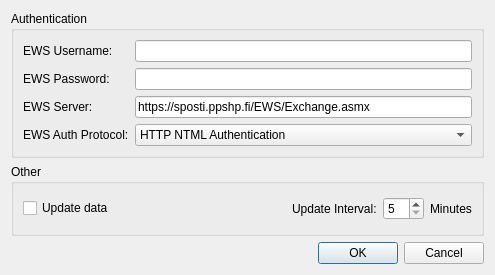
<?xml version="1.0" encoding="UTF-8"?>
<ui version="4.0">
 <class>Preferences_Window</class>
 <widget class="QDialog" name="Preferences_Window">
  <property name="geometry">
   <rect>
    <x>0</x>
    <y>0</y>
    <width>495</width>
    <height>275</height>
   </rect>
  </property>
  <property name="windowTitle">
   <string>Preferences</string>
  </property>
  <layout class="QVBoxLayout" name="verticalLayout">
   <item>
    <widget class="QGroupBox" name="groupBox">
     <property name="title">
      <string>Authentication</string>
     </property>
     <layout class="QGridLayout" name="gridLayout_2">
      <item row="1" column="0">
       <widget class="QLabel" name="lblUsername">
        <property name="text">
         <string>EWS Username:</string>
        </property>
       </widget>
      </item>
      <item row="2" column="0">
       <widget class="QLabel" name="lblPassword">
        <property name="text">
         <string>EWS Password:</string>
        </property>
       </widget>
      </item>
      <item row="2" column="1">
       <widget class="QLineEdit" name="linePassword">
        <property name="text">
         <string/>
        </property>
        <property name="echoMode">
         <enum>QLineEdit::Password</enum>
        </property>
       </widget>
      </item>
      <item row="1" column="1">
       <widget class="QLineEdit" name="lineUsername"/>
      </item>
      <item row="3" column="0">
       <widget class="QLabel" name="lblServer">
        <property name="text">
         <string>EWS Server:</string>
        </property>
       </widget>
      </item>
      <item row="3" column="1">
       <widget class="QLineEdit" name="lineServer">
        <property name="text">
         <string>https://sposti.ppshp.fi/EWS/Exchange.asmx</string>
        </property>
       </widget>
      </item>
      <item row="4" column="1">
       <widget class="QComboBox" name="comboBox">
        <item>
         <property name="text">
          <string>HTTP NTML Authentication</string>
         </property>
        </item>
       </widget>
      </item>
      <item row="4" column="0">
       <widget class="QLabel" name="label">
        <property name="text">
         <string>EWS Auth Protocol:</string>
        </property>
       </widget>
      </item>
     </layout>
    </widget>
   </item>
   <item>
    <widget class="QGroupBox" name="groupBox_2">
     <property name="title">
      <string>Other</string>
     </property>
     <layout class="QGridLayout" name="gridLayout">
      <item row="0" column="0">
       <widget class="QCheckBox" name="chkUpdateData">
        <property name="text">
         <string>Update data</string>
        </property>
       </widget>
      </item>
      <item row="0" column="4">
       <widget class="QLabel" name="lblMinutes">
        <property name="text">
         <string>Minutes</string>
        </property>
       </widget>
      </item>
      <item row="0" column="3">
       <widget class="QSpinBox" name="spinInterval">
        <property name="minimum">
         <number>5</number>
        </property>
        <property name="value">
         <number>5</number>
        </property>
       </widget>
      </item>
      <item row="0" column="2">
       <widget class="QLabel" name="lblInterval">
        <property name="text">
         <string>Update Interval:</string>
        </property>
       </widget>
      </item>
      <item row="0" column="1">
       <spacer name="horizontalSpacer">
        <property name="orientation">
         <enum>Qt::Horizontal</enum>
        </property>
        <property name="sizeHint" stdset="0">
         <size>
          <width>40</width>
          <height>20</height>
         </size>
        </property>
       </spacer>
      </item>
     </layout>
    </widget>
   </item>
   <item>
    <widget class="QDialogButtonBox" name="buttonBox">
     <property name="orientation">
      <enum>Qt::Horizontal</enum>
     </property>
     <property name="standardButtons">
      <set>QDialogButtonBox::Cancel|QDialogButtonBox::Ok</set>
     </property>
    </widget>
   </item>
  </layout>
 </widget>
 <tabstops>
  <tabstop>lineUsername</tabstop>
  <tabstop>linePassword</tabstop>
  <tabstop>lineServer</tabstop>
  <tabstop>spinInterval</tabstop>
 </tabstops>
 <resources/>
 <connections>
  <connection>
   <sender>buttonBox</sender>
   <signal>accepted()</signal>
   <receiver>Preferences_Window</receiver>
   <slot>accept()</slot>
   <hints>
    <hint type="sourcelabel">
     <x>248</x>
     <y>254</y>
    </hint>
    <hint type="destinationlabel">
     <x>157</x>
     <y>274</y>
    </hint>
   </hints>
  </connection>
  <connection>
   <sender>buttonBox</sender>
   <signal>rejected()</signal>
   <receiver>Preferences_Window</receiver>
   <slot>reject()</slot>
   <hints>
    <hint type="sourcelabel">
     <x>316</x>
     <y>260</y>
    </hint>
    <hint type="destinationlabel">
     <x>286</x>
     <y>274</y>
    </hint>
   </hints>
  </connection>
 </connections>
</ui>
